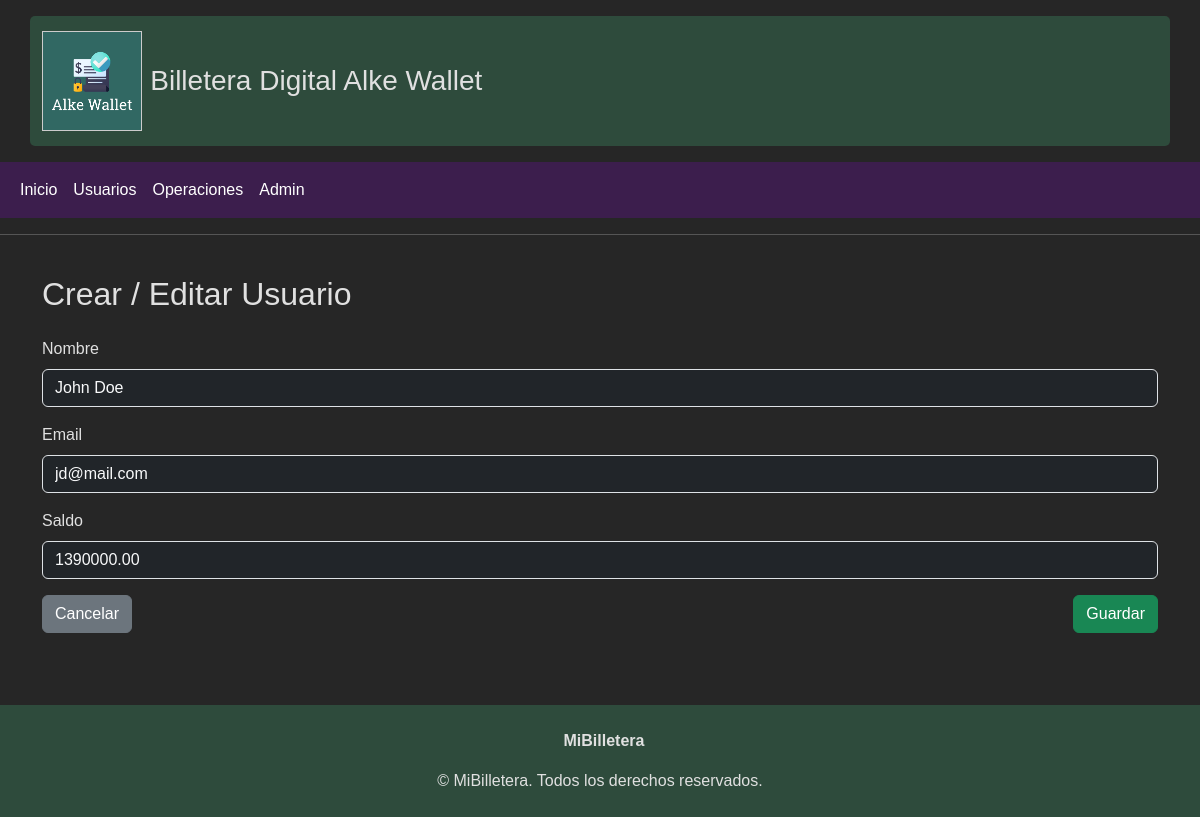
The page /usuarios/editar/3/ on the database its author committed.
### apps/wallet/models.py (models this page shows, shortened)
class Usuario(models.Model):
    nombre = models.CharField(max_length=100)
    email = models.EmailField(unique=True)
    saldo = models.DecimalField(max_digits=12, decimal_places=2, default=0)

### apps/wallet/views.py (the view)
# urls.py: path('usuarios/editar/<int:pk>/', views.editar_usuario, name='editar_usuario'),
def editar_usuario(request, pk):
    usuario = get_object_or_404(Usuario, pk=pk)
    form = UsuarioForm(request.POST or None, instance=usuario)
    if form.is_valid():
        form.save()
        return redirect('lista_usuarios')
    return render(request, 'wallet/form_usuario.html', {'form': form})

### apps/wallet/forms.py
class UsuarioForm(forms.ModelForm):
    class Meta:
        model = Usuario
        fields = '__all__'
        widgets = {
            'nombre': forms.TextInput(attrs={'class': 'form-control bg-dark text-light'}),
            'email': forms.EmailInput(attrs={'class': 'form-control bg-dark text-light'}),
            'saldo': forms.NumberInput(attrs={'class': 'form-control bg-dark text-light'}),
        }

### templates/wallet/form_usuario.html (shortened to what this page needs)
{% extends 'base.html' %}
{% block content %}
<div class="container my-4">
    <h2 class="mb-4">Crear / Editar Usuario</h2>
    <form method="post" novalidate>
        {% for field in form %}
        <div class="mb-3">
            <label for="{{ field.id_for_label }}" class="form-label">{{ field.label }}</label>
            {{ field }}
        </div>
        {% endfor %}
        <div class="d-flex justify-content-between mt-3">
            <a href="{% url 'lista_usuarios' %}" class="btn btn-secondary">Cancelar</a>
            <button type="submit" class="btn btn-success">Guardar</button>
        </div>
    </form>
</div>
{% endblock %}

### static/css/styles.css (style rules this page uses)
html, body { height: 100%; margin: 0; padding: 0; }
body { display: flex; flex-direction: column; min-height: 100vh; background-color: #262626; color: #E0E0E0; font-family: Arial, sans-serif; }
h2, h3, h4, p { margin: 0 0 10px 0; }

### rows shown on the page
Usuario: form "John Doe" "jd@mail.com" "1390000.00"

### other values the page prints
{{ field.label }} "Nombre" "Email" "Saldo"
